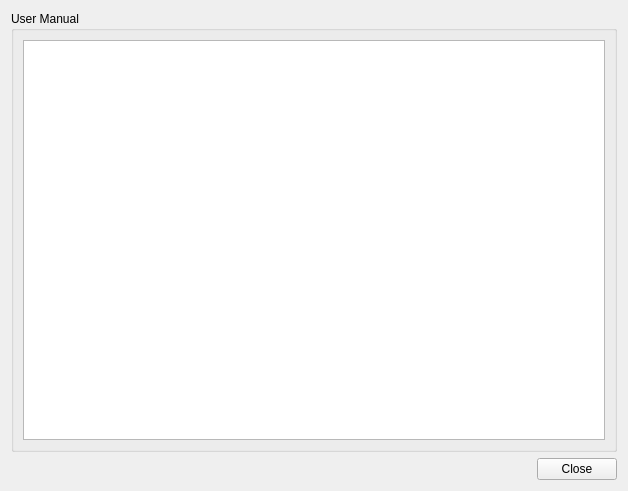
<?xml version="1.0" encoding="UTF-8"?>
<ui version="4.0">
 <class>Form</class>
 <widget class="QWidget" name="Form">
  <property name="geometry">
   <rect>
    <x>0</x>
    <y>0</y>
    <width>628</width>
    <height>491</height>
   </rect>
  </property>
  <property name="minimumSize">
   <size>
    <width>628</width>
    <height>491</height>
   </size>
  </property>
  <property name="windowTitle">
   <string>Help</string>
  </property>
  <layout class="QGridLayout" name="gridLayout">
   <item row="0" column="0">
    <layout class="QVBoxLayout" name="verticalLayout">
     <item>
      <widget class="QGroupBox" name="groupBox">
       <property name="title">
        <string>User Manual</string>
       </property>
       <layout class="QGridLayout" name="gridLayout_3">
        <item row="0" column="0">
         <layout class="QGridLayout" name="gridLayout_2">
          <item row="0" column="0">
           <widget class="QTextBrowser" name="textBrowser">
            <property name="frameShape">
             <enum>QFrame::StyledPanel</enum>
            </property>
            <property name="frameShadow">
             <enum>QFrame::Sunken</enum>
            </property>
           </widget>
          </item>
         </layout>
        </item>
       </layout>
      </widget>
     </item>
     <item>
      <widget class="QDialogButtonBox" name="buttonBox">
       <property name="standardButtons">
        <set>QDialogButtonBox::Close</set>
       </property>
      </widget>
     </item>
    </layout>
   </item>
  </layout>
 </widget>
 <resources/>
 <connections/>
</ui>
